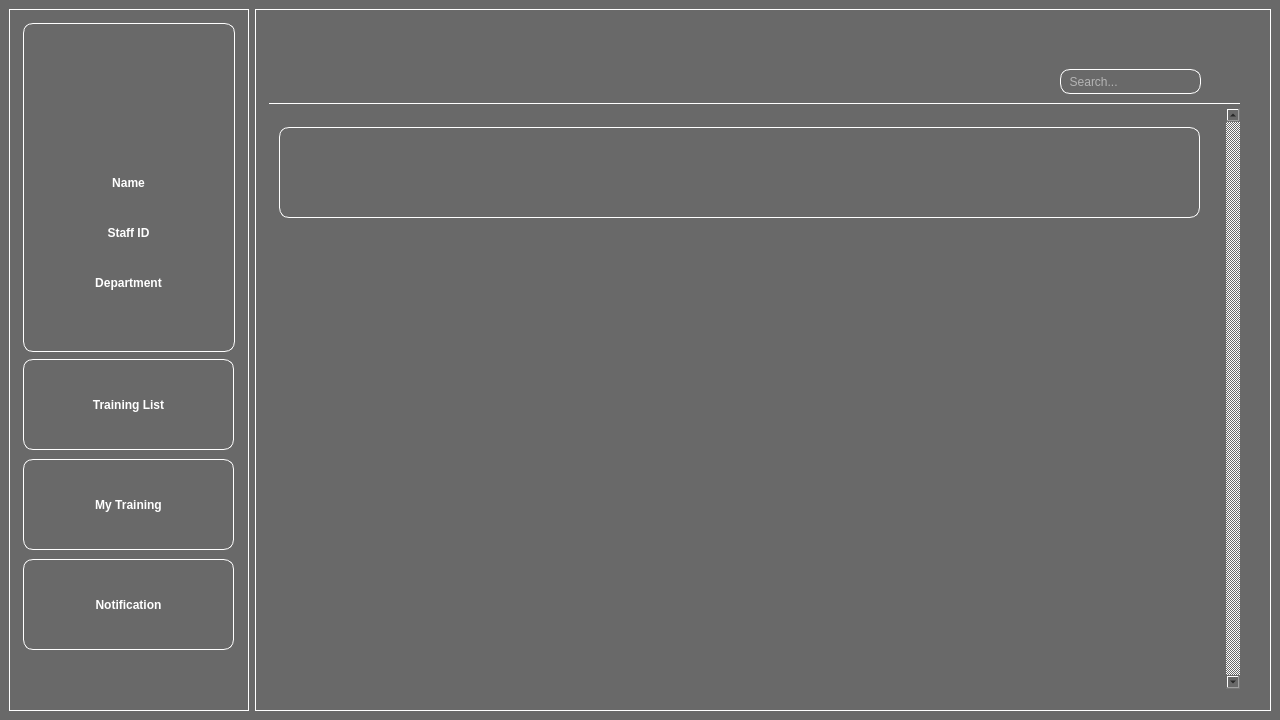
<?xml version="1.0" encoding="UTF-8"?>
<ui version="4.0">
 <class>MainWindow</class>
 <widget class="QMainWindow" name="MainWindow">
  <property name="geometry">
   <rect>
    <x>0</x>
    <y>0</y>
    <width>1280</width>
    <height>720</height>
   </rect>
  </property>
  <property name="minimumSize">
   <size>
    <width>1280</width>
    <height>720</height>
   </size>
  </property>
  <property name="maximumSize">
   <size>
    <width>1280</width>
    <height>720</height>
   </size>
  </property>
  <property name="windowTitle">
   <string>MainWindow</string>
  </property>
  <property name="styleSheet">
   <string notr="true">background-color: #696969;</string>
  </property>
  <widget class="QWidget" name="centralwidget">
   <property name="minimumSize">
    <size>
     <width>1280</width>
     <height>720</height>
    </size>
   </property>
   <property name="maximumSize">
    <size>
     <width>1280</width>
     <height>720</height>
    </size>
   </property>
   <property name="autoFillBackground">
    <bool>false</bool>
   </property>
   <layout class="QHBoxLayout" name="horizontalLayout">
    <item>
     <widget class="QFrame" name="side_frame">
      <property name="minimumSize">
       <size>
        <width>240</width>
        <height>0</height>
       </size>
      </property>
      <property name="maximumSize">
       <size>
        <width>240</width>
        <height>16777215</height>
       </size>
      </property>
      <property name="styleSheet">
       <string notr="true">border: 1px solid white;</string>
      </property>
      <property name="frameShape">
       <enum>QFrame::StyledPanel</enum>
      </property>
      <property name="frameShadow">
       <enum>QFrame::Raised</enum>
      </property>
      <widget class="QFrame" name="profile_frame">
       <property name="geometry">
        <rect>
         <x>14</x>
         <y>14</y>
         <width>212</width>
         <height>329</height>
        </rect>
       </property>
       <property name="styleSheet">
        <string notr="true">border-radius: 10px;</string>
       </property>
       <property name="frameShape">
        <enum>QFrame::StyledPanel</enum>
       </property>
       <property name="frameShadow">
        <enum>QFrame::Raised</enum>
       </property>
       <widget class="QPushButton" name="profile_button">
        <property name="geometry">
         <rect>
          <x>63</x>
          <y>40</y>
          <width>90</width>
          <height>90</height>
         </rect>
        </property>
        <property name="sizePolicy">
         <sizepolicy hsizetype="Minimum" vsizetype="Fixed">
          <horstretch>0</horstretch>
          <verstretch>0</verstretch>
         </sizepolicy>
        </property>
        <property name="minimumSize">
         <size>
          <width>90</width>
          <height>90</height>
         </size>
        </property>
        <property name="maximumSize">
         <size>
          <width>90</width>
          <height>90</height>
         </size>
        </property>
        <property name="styleSheet">
         <string notr="true">border: none;
border-radius: 50%;
</string>
        </property>
        <property name="text">
         <string/>
        </property>
        <property name="icon">
         <iconset>
          <normaloff>profile.png</normaloff>profile.png</iconset>
        </property>
        <property name="iconSize">
         <size>
          <width>90</width>
          <height>90</height>
         </size>
        </property>
       </widget>
       <widget class="QLabel" name="name_label">
        <property name="geometry">
         <rect>
          <x>10</x>
          <y>150</y>
          <width>191</width>
          <height>20</height>
         </rect>
        </property>
        <property name="layoutDirection">
         <enum>Qt::LeftToRight</enum>
        </property>
        <property name="styleSheet">
         <string notr="true">border: none;
color: white;
font-weight: bold;
</string>
        </property>
        <property name="text">
         <string>Name</string>
        </property>
        <property name="alignment">
         <set>Qt::AlignCenter</set>
        </property>
       </widget>
       <widget class="QLabel" name="staff_id_label">
        <property name="geometry">
         <rect>
          <x>10</x>
          <y>200</y>
          <width>191</width>
          <height>20</height>
         </rect>
        </property>
        <property name="styleSheet">
         <string notr="true">border: none;
color: white;
font-weight: bold;</string>
        </property>
        <property name="text">
         <string>Staff ID</string>
        </property>
        <property name="alignment">
         <set>Qt::AlignCenter</set>
        </property>
       </widget>
       <widget class="QLabel" name="department_label">
        <property name="geometry">
         <rect>
          <x>10</x>
          <y>250</y>
          <width>191</width>
          <height>20</height>
         </rect>
        </property>
        <property name="styleSheet">
         <string notr="true">border: none;
color: white;
font-weight: bold;</string>
        </property>
        <property name="text">
         <string>Department</string>
        </property>
        <property name="alignment">
         <set>Qt::AlignCenter</set>
        </property>
       </widget>
       <widget class="QLabel" name="name_db">
        <property name="geometry">
         <rect>
          <x>10</x>
          <y>170</y>
          <width>191</width>
          <height>20</height>
         </rect>
        </property>
        <property name="styleSheet">
         <string notr="true">border: none;
color: white;</string>
        </property>
        <property name="text">
         <string/>
        </property>
        <property name="alignment">
         <set>Qt::AlignCenter</set>
        </property>
       </widget>
       <widget class="QLabel" name="id_db">
        <property name="geometry">
         <rect>
          <x>10</x>
          <y>220</y>
          <width>191</width>
          <height>20</height>
         </rect>
        </property>
        <property name="styleSheet">
         <string notr="true">border: none;
color: white;</string>
        </property>
        <property name="text">
         <string/>
        </property>
        <property name="alignment">
         <set>Qt::AlignCenter</set>
        </property>
       </widget>
       <widget class="QLabel" name="department_db">
        <property name="geometry">
         <rect>
          <x>10</x>
          <y>270</y>
          <width>191</width>
          <height>20</height>
         </rect>
        </property>
        <property name="styleSheet">
         <string notr="true">border: none;
color: white;</string>
        </property>
        <property name="text">
         <string/>
        </property>
        <property name="alignment">
         <set>Qt::AlignCenter</set>
        </property>
       </widget>
      </widget>
      <widget class="QPushButton" name="my_training_button">
       <property name="geometry">
        <rect>
         <x>14</x>
         <y>450</y>
         <width>211</width>
         <height>91</height>
        </rect>
       </property>
       <property name="styleSheet">
        <string notr="true">color: white;
font-weight: bold;
border-radius: 10px;</string>
       </property>
       <property name="text">
        <string>My Training</string>
       </property>
      </widget>
      <widget class="QPushButton" name="list_button">
       <property name="geometry">
        <rect>
         <x>14</x>
         <y>350</y>
         <width>211</width>
         <height>91</height>
        </rect>
       </property>
       <property name="styleSheet">
        <string notr="true">color: white;
font-weight: bold;
border-radius: 10px;</string>
       </property>
       <property name="text">
        <string>Training List</string>
       </property>
      </widget>
      <widget class="QPushButton" name="notification_button">
       <property name="geometry">
        <rect>
         <x>14</x>
         <y>550</y>
         <width>211</width>
         <height>91</height>
        </rect>
       </property>
       <property name="styleSheet">
        <string notr="true">color: white;
font-weight: bold;
border-radius: 10px;</string>
       </property>
       <property name="text">
        <string>Notification</string>
       </property>
      </widget>
      <widget class="QPushButton" name="logout_button">
       <property name="geometry">
        <rect>
         <x>14</x>
         <y>650</y>
         <width>51</width>
         <height>41</height>
        </rect>
       </property>
       <property name="styleSheet">
        <string notr="true">border: none;
border-radius: 50%;</string>
       </property>
       <property name="text">
        <string/>
       </property>
       <property name="icon">
        <iconset>
         <normaloff>logout.png</normaloff>logout.png</iconset>
       </property>
       <property name="iconSize">
        <size>
         <width>45</width>
         <height>45</height>
        </size>
       </property>
      </widget>
      <widget class="QLabel" name="notification_menu_dot">
       <property name="geometry">
        <rect>
         <x>170</x>
         <y>570</y>
         <width>21</width>
         <height>21</height>
        </rect>
       </property>
       <property name="styleSheet">
        <string notr="true">border: none;</string>
       </property>
       <property name="text">
        <string/>
       </property>
       <property name="scaledContents">
        <bool>true</bool>
       </property>
      </widget>
     </widget>
    </item>
    <item>
     <widget class="QFrame" name="main_frame">
      <property name="styleSheet">
       <string notr="true">border: 1px solid white;</string>
      </property>
      <property name="frameShape">
       <enum>QFrame::StyledPanel</enum>
      </property>
      <property name="frameShadow">
       <enum>QFrame::Raised</enum>
      </property>
      <widget class="QLabel" name="header">
       <property name="geometry">
        <rect>
         <x>14</x>
         <y>14</y>
         <width>971</width>
         <height>81</height>
        </rect>
       </property>
       <property name="sizePolicy">
        <sizepolicy hsizetype="Preferred" vsizetype="Preferred">
         <horstretch>0</horstretch>
         <verstretch>0</verstretch>
        </sizepolicy>
       </property>
       <property name="font">
        <font>
         <pointsize>22</pointsize>
         <weight>75</weight>
         <bold>true</bold>
        </font>
       </property>
       <property name="styleSheet">
        <string notr="true">border: none;
border-bottom: 1px solid white;
color: white;
font-weight: bold;
</string>
       </property>
       <property name="text">
        <string/>
       </property>
      </widget>
      <widget class="QScrollArea" name="scrollArea">
       <property name="geometry">
        <rect>
         <x>14</x>
         <y>99</y>
         <width>971</width>
         <height>581</height>
        </rect>
       </property>
       <property name="styleSheet">
        <string notr="true">border: none;</string>
       </property>
       <property name="verticalScrollBarPolicy">
        <enum>Qt::ScrollBarAlwaysOn</enum>
       </property>
       <property name="widgetResizable">
        <bool>true</bool>
       </property>
       <widget class="QWidget" name="scrollAreaWidgetContents_2">
        <property name="geometry">
         <rect>
          <x>0</x>
          <y>0</y>
          <width>945</width>
          <height>581</height>
         </rect>
        </property>
        <widget class="QFrame" name="notification_frame">
         <property name="geometry">
          <rect>
           <x>10</x>
           <y>19</y>
           <width>921</width>
           <height>91</height>
          </rect>
         </property>
         <property name="styleSheet">
          <string notr="true">border: 1px solid white;
border-radius: 10px;</string>
         </property>
         <property name="frameShape">
          <enum>QFrame::StyledPanel</enum>
         </property>
         <property name="frameShadow">
          <enum>QFrame::Raised</enum>
         </property>
         <widget class="QLabel" name="status_image">
          <property name="geometry">
           <rect>
            <x>15</x>
            <y>10</y>
            <width>75</width>
            <height>75</height>
           </rect>
          </property>
          <property name="styleSheet">
           <string notr="true">border: none;</string>
          </property>
          <property name="text">
           <string/>
          </property>
          <property name="scaledContents">
           <bool>true</bool>
          </property>
         </widget>
         <widget class="QLabel" name="training_name">
          <property name="geometry">
           <rect>
            <x>110</x>
            <y>3</y>
            <width>721</width>
            <height>31</height>
           </rect>
          </property>
          <property name="font">
           <font>
            <pointsize>10</pointsize>
            <weight>75</weight>
            <bold>true</bold>
           </font>
          </property>
          <property name="styleSheet">
           <string notr="true">border: none;
color: white;</string>
          </property>
          <property name="text">
           <string/>
          </property>
         </widget>
         <widget class="QLabel" name="time">
          <property name="geometry">
           <rect>
            <x>810</x>
            <y>40</y>
            <width>68</width>
            <height>19</height>
           </rect>
          </property>
          <property name="font">
           <font>
            <pointsize>8</pointsize>
            <weight>50</weight>
            <bold>false</bold>
           </font>
          </property>
          <property name="styleSheet">
           <string notr="true">border: none;
color: white;</string>
          </property>
          <property name="text">
           <string/>
          </property>
          <property name="alignment">
           <set>Qt::AlignCenter</set>
          </property>
         </widget>
         <widget class="QLabel" name="notification_text">
          <property name="geometry">
           <rect>
            <x>110</x>
            <y>33</y>
            <width>721</width>
            <height>51</height>
           </rect>
          </property>
          <property name="font">
           <font>
            <pointsize>10</pointsize>
            <weight>50</weight>
            <bold>false</bold>
           </font>
          </property>
          <property name="styleSheet">
           <string notr="true">border: none;
color: white;</string>
          </property>
          <property name="text">
           <string/>
          </property>
          <property name="scaledContents">
           <bool>false</bool>
          </property>
          <property name="wordWrap">
           <bool>true</bool>
          </property>
         </widget>
         <widget class="QLabel" name="date">
          <property name="geometry">
           <rect>
            <x>758</x>
            <y>60</y>
            <width>161</width>
            <height>20</height>
           </rect>
          </property>
          <property name="font">
           <font>
            <weight>50</weight>
            <bold>false</bold>
           </font>
          </property>
          <property name="styleSheet">
           <string notr="true">border: none;
color: white;</string>
          </property>
          <property name="text">
           <string/>
          </property>
          <property name="alignment">
           <set>Qt::AlignCenter</set>
          </property>
         </widget>
         <widget class="QLabel" name="notification_dot">
          <property name="geometry">
           <rect>
            <x>880</x>
            <y>10</y>
            <width>21</width>
            <height>21</height>
           </rect>
          </property>
          <property name="styleSheet">
           <string notr="true">border: none;</string>
          </property>
          <property name="text">
           <string/>
          </property>
          <property name="scaledContents">
           <bool>true</bool>
          </property>
         </widget>
         <zorder>status_image</zorder>
         <zorder>training_name</zorder>
         <zorder>notification_text</zorder>
         <zorder>date</zorder>
         <zorder>time</zorder>
         <zorder>notification_dot</zorder>
        </widget>
       </widget>
      </widget>
      <widget class="QPushButton" name="search_button">
       <property name="geometry">
        <rect>
         <x>950</x>
         <y>57</y>
         <width>31</width>
         <height>34</height>
        </rect>
       </property>
       <property name="styleSheet">
        <string notr="true">border: none;</string>
       </property>
       <property name="text">
        <string/>
       </property>
       <property name="icon">
        <iconset>
         <normaloff>search.png</normaloff>search.png</iconset>
       </property>
       <property name="iconSize">
        <size>
         <width>25</width>
         <height>25</height>
        </size>
       </property>
      </widget>
      <widget class="QLineEdit" name="search_bar">
       <property name="geometry">
        <rect>
         <x>805</x>
         <y>60</y>
         <width>141</width>
         <height>25</height>
        </rect>
       </property>
       <property name="styleSheet">
        <string notr="true">QLineEdit {color: white;}
QLineEdit::placeholder {color: white;}
QLineEdit {border-radius: 10px;
    border: 1px solid white;}

</string>
       </property>
       <property name="placeholderText">
        <string>  Search...</string>
       </property>
      </widget>
     </widget>
    </item>
   </layout>
  </widget>
 </widget>
 <resources/>
 <connections/>
</ui>
